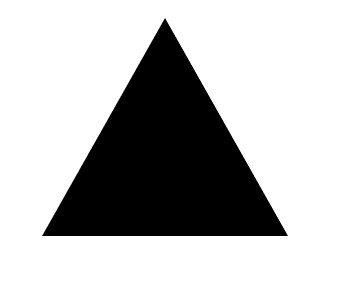
//> input picture lab8/triangle.jpg, 339 x 287 px
$ ./10주차과제   (built with g++ and OpenCV 4)
//> lines starting //> are read from the running program, lines starting //| are printed output that depends on the picture; after the words box and inside, x2 and y2 are one past the last pixel; in counts of white or black regions, pixels touching at a corner belong together
#include <iostream>
#include <ctime>
#include <algorithm>
#include "opencv2/core/core.hpp"			// Mat class와 각종 data structure 및 산술 루틴을 포함하는 헤더
#include "opencv2/highgui/highgui.hpp"		// GUI와 관련된 요소를 포함하는 헤더(imshow 등)
#include "opencv2/imgproc/imgproc.hpp"		// 각종 이미지 처리 함수를 포함하는 헤더
#include "opencv2/objdetect/objdetect.hpp"
#include "opencv2/features2d.hpp"

using namespace cv;
using namespace std;

Mat cvHarrisCorner(Mat &img) {
	resize(img, img, Size(500, 500), 0, 0, INTER_CUBIC);

	Mat gray;
	cvtColor(img, gray, CV_BGR2GRAY);

	Mat harr;
	cornerHarris(gray, harr, 4, 3, 0.03, 4);
	normalize(harr, harr, 0, 255, NORM_MINMAX, CV_32FC1, Mat());

	Mat harr_abs;
	convertScaleAbs(harr, harr_abs);

	int thresh = 205;
	Mat result = img.clone();
	int i = 0;
	for (int y = 0; y < harr.rows; y++) {
		for (int x = 0; x < harr.cols; x++) {
			if ((int)harr.at<float>(y, x) > thresh) {
				circle(result, Point(x, y), 7, Scalar(255, 0, 255), 0, 4, 0);
				i++;
			}
		}
	}
	cout << i << endl;
	return result;
}

// [80 lines left out: functions cvFeaturesSIFT, warpPers, cvBlobDetection, hw1, not called in this run]

void hw2() {
	Mat tri_img = imread("lab8/triangle.jpg");
//> tri_img is the input picture: 287 rows x 339 cols, CV_8UC3; min 0, max 255, mean 184.7
	Mat squ_img = imread("lab8/square.jpg");
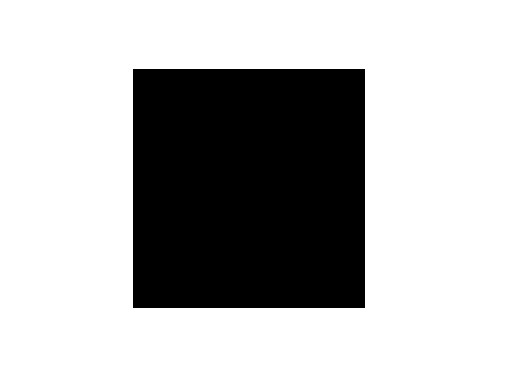
//> input picture lab8/square.jpg, 520 x 385 px
//> squ_img is the input picture: 385 rows x 520 cols, CV_8UC3; min 0, max 255, mean 184.4
	Mat pen_img = imread("lab8/pentagon.jpg");
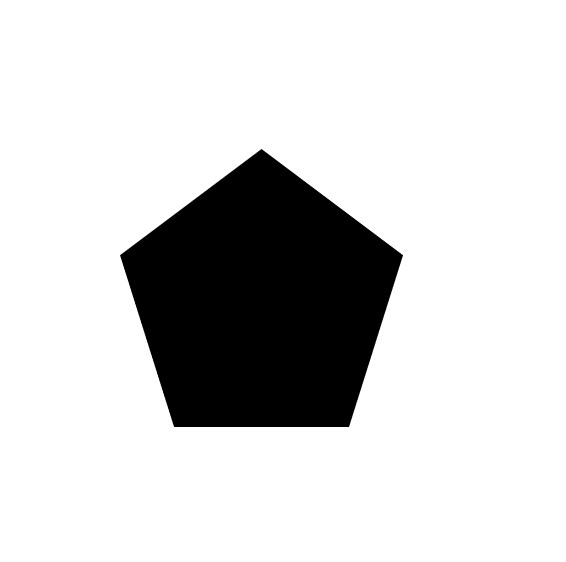
//> input picture lab8/pentagon.jpg, 566 x 562 px
//> pen_img is the input picture: 562 rows x 566 cols, CV_8UC3; min 0, max 255, mean 211.4
	Mat hex_img = imread("lab8/hexagon.jpg");
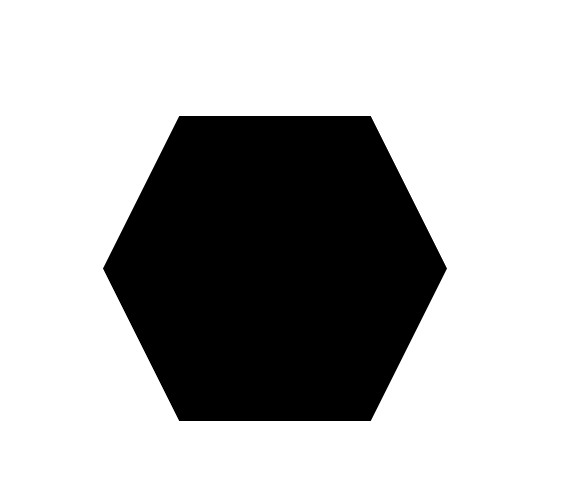
//> input picture lab8/hexagon.jpg, 587 x 494 px
//> hex_img is the input picture: 494 rows x 587 cols, CV_8UC3; min 0, max 255, mean 183.2

	cout << "triangle corner = ";
	Mat tri_dst = cvHarrisCorner(tri_img);
//> in cvHarrisCorner, `cornerHarris(gray, harr, 4, 3, 0.03, 4);`:
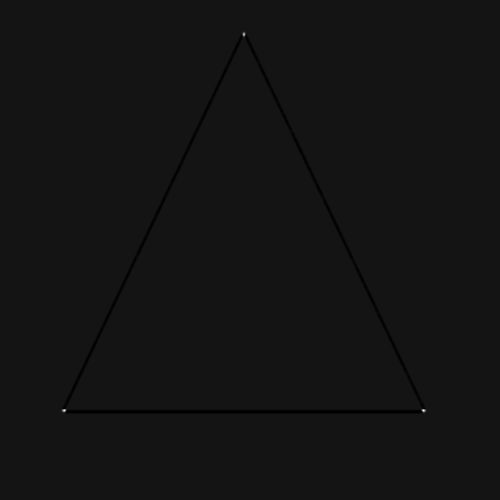
//> harr: 500 rows x 500 cols, CV_32FC1; min -0.00369, max 0.0425, mean -4.42e-05; drawn with min black and max white
//> after the loop in cvHarrisCorner, `for (int y = 0; y < harr.rows; y++)`: result: 500 rows x 500 cols, CV_8UC3; mean B, G, R 184.8, 184.7, 184.8
//> after the loop in cvHarrisCorner, `for (int y = 0; y < harr.rows; y++)`: i = 2
//| 2
	cout << "square corner = ";
	Mat squ_dst = cvHarrisCorner(squ_img);
//> after the loop in cvHarrisCorner (call 2), `for (int y = 0; y < harr.rows; y++)`:
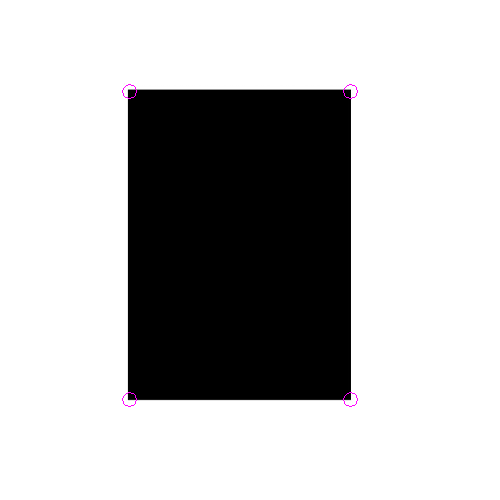
//> result: 500 rows x 500 cols, CV_8UC3; mean B, G, R 184.4, 184.3, 184.4
//> after the loop in cvHarrisCorner (call 2), `for (int y = 0; y < harr.rows; y++)`: i = 4
//| 4
	cout << "pentagon corner = ";
	Mat pen_dst = cvHarrisCorner(pen_img);
//> after the loop in cvHarrisCorner (call 3), `for (int y = 0; y < harr.rows; y++)`:
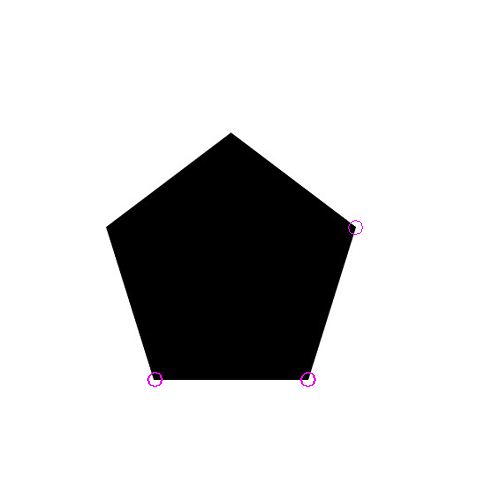
//> result: 500 rows x 500 cols, CV_8UC3; mean B, G, R 211.5, 211.3, 211.5
//> after the loop in cvHarrisCorner (call 3), `for (int y = 0; y < harr.rows; y++)`: i = 5
//| 5
	cout << "hexagon corner = ";
	Mat hex_dst = cvHarrisCorner(hex_img);
//> in cvHarrisCorner (call 4), `resize(img, img, Size(500, 500), 0, 0, INTER_CUBIC);`:
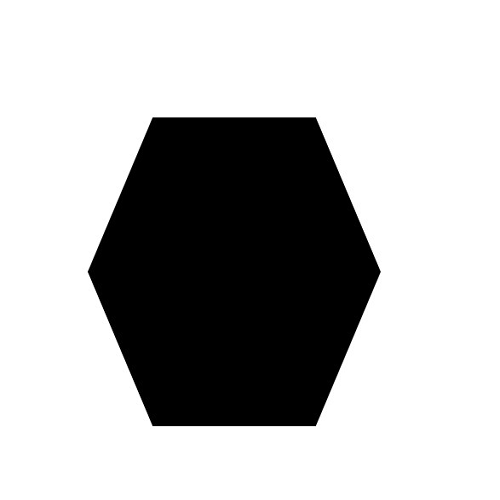
//> img: 500 rows x 500 cols, CV_8UC3; min 0, max 255, mean 183.2
//> after the loop in cvHarrisCorner (call 4), `for (int y = 0; y < harr.rows; y++)`: result: 500 rows x 500 cols, CV_8UC3; 78 pixels changed, all inside (x1, y1, x2, y2) = (146, 418, 323, 433)
//> after the loop in cvHarrisCorner (call 4), `for (int y = 0; y < harr.rows; y++)`: i = 2
//| 2

	imshow("tri_dst", tri_dst);
	imshow("squ_dst", squ_dst);
	imshow("pen_dst", pen_dst);
	imshow("hex_dst", hex_dst);
	waitKey(0);
	cvDestroyAllWindows();
}

// [19 lines left out: function hw3, not called in this run]


int main(){
	hw2();
}
